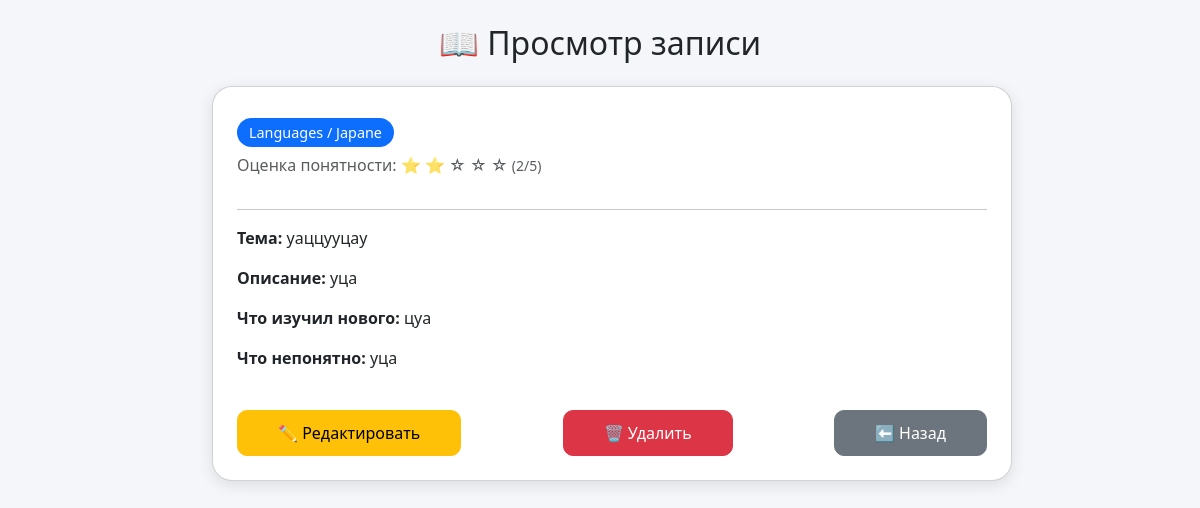
The app's page /note/5/ with its own data.
### notes/models.py (models this page shows, shortened)
class Note(models.Model):
    CATEGORY_CHOICES = [
        ('IT', 'IT'),
        ('Языки', 'Языки'),
    ]
    SUBCATEGORY_CHOICES = [
        ('Веб-разработка', 'Веб-разработка'),
        ('Компьютерная безопасность', 'Компьютерная безопасность'),
        ('Компьютерные сети', 'Компьютерные сети'),
        ('Python', 'Python'),
        ('C++', 'C++'),
        ('Английский', 'Английский'),
        ('Корейский', 'Корейский'),
        ('Японский', 'Японский')
    ]
    title = models.CharField(max_length=255, verbose_name='Тема')
    category = models.CharField(max_length=20, choices=CATEGORY_CHOICES, verbose_name='Категория')
    subcategory = models.CharField(max_length=50, choices=SUBCATEGORY_CHOICES, verbose_name='Подкатегория')
    description = models.TextField(verbose_name='Описание')
    understanding = models.IntegerField(choices=[(i, str(i)) for i in range(1, 6)], verbose_name='Понятность')
    what_learned = models.TextField(blank=True, null=True, verbose_name='Что я изучил нового')
    what_not_understood = models.TextField(blank=True, null=True, verbose_name='Что непонятно')

### notes/views.py (the view)
# urls.py: path('note/<int:note_id>/', views.view_note, name='view_note'),
def view_note(request, note_id):
    note = get_object_or_404(Note, id=note_id)
    return render(request, 'notes/view_note.html', {'note': note})

### notes/templates/notes/view_note.html (shortened to what this page needs)
<!DOCTYPE html>
<html lang="ru">
<head>
    <link href="https://cdn.jsdelivr.net/npm/bootstrap@5.3.2/dist/css/bootstrap.min.css" rel="stylesheet">
</head>
<body>
<div class="container py-4">
    <h2 class="text-center mb-4">📖 Просмотр записи</h2>
    <div class="card p-4">
        <h3>{{ note.topic }} <span class="category-badge">{{ note.category }} / {{ note.subcategory }}</span></h3>
        <p class="text-muted">Оценка понятности:
            {% with u=note.understanding|default:0 %}
                {% for _ in "12345" %}
                    {% if forloop.counter <= u %}⭐{% else %}☆{% endif %}
                {% endfor %}
                <small>({{ u }}/5)</small>
            {% endwith %}
        </p>
        <hr>
        <p><strong>Тема:</strong> {{note.title}}</p>
        <p><strong>Описание:</strong> {{ note.description }}</p>
        <p><strong>Что изучил нового:</strong> {{note.what_learned}}</p>
        <p><strong>Что непонятно:</strong> {{note.what_not_understood}}</p>
        <div class="mt-4 d-flex justify-content-between">
            <a href="{% url 'edit_note' note.id %}" class="btn btn-warning btn-custom">✏ Редактировать</a>
            <a href="{% url 'delete_note' note.id %}" class="btn btn-danger btn-custom">🗑 Удалить</a>
            <a href="{% url 'home' %}" class="btn btn-secondary btn-custom">⬅ Назад</a>
        </div>
    </div>
</div>
</body>
</html>

### notes/templates/notes/view_note.html (style rules this page uses)
body { background: #f4f6f9; }
.card { left: 170px; width: 800px; border-radius: 20px; box-shadow: 0px 4px 15px rgba(0,0,0,0.1); }
.btn-custom { border-radius: 10px; padding: 10px 40px; }
.category-badge { font-size: 0.9rem; background: #0d6efd; color: white; padding: 5px 12px; border-radius: 15px; }

### records on screen
Note: category "Languages", subcategory "Japane", understanding 2 (drawn), title "уаццууцау", description "уца", what_learned "цуа", what_not_understood "уца"

### other values on screen
{{ u }} "2"
